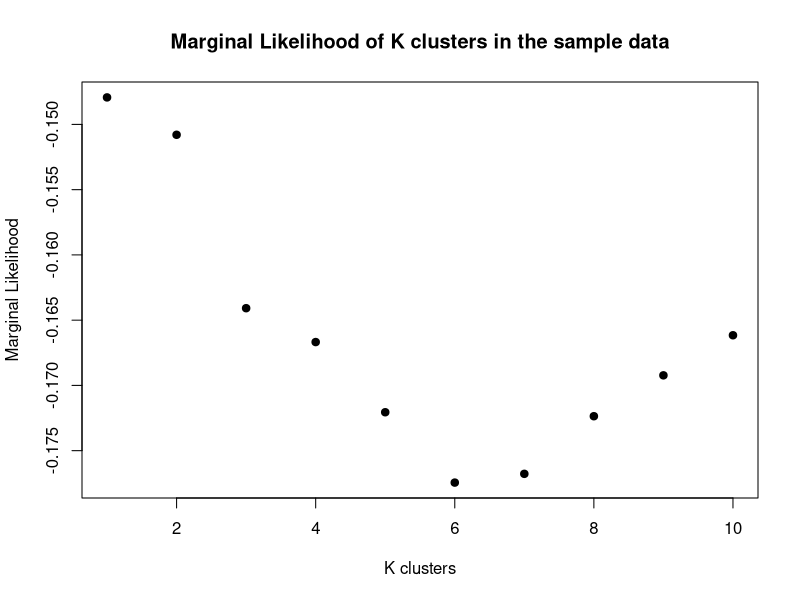

Write the R code that produced this figure.
k <- (1:10)
lhood <- c(
  -0.1479313291,
  -0.1507955207,
  -0.1640825829,
  -0.1666774728,
  -0.1720553811,
  -0.1774462667,
  -0.1767752362,
  -0.1723598764,
  -0.1692276587,
  -0.1661562606
  )
plot(lhood, pch = 19, col = "black", xlab = "K clusters", ylab = "Marginal Likelihood", main = "Marginal Likelihood of K clusters in the sample data")
